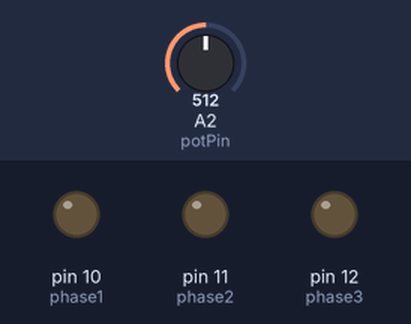
A sketch run on a simulated Arduino Uno, built with avr-gcc and run on an emulated ATmega328P. Shown: output pins drawn as LEDs (lit = HIGH). Dashed ring = blinking. The test bench sets the inputs (shaded band); at power-on: A2 (potPin) = 512.

Above: at 1.2 s.
1.3 s: A2 (potPin) set to 488
2.8 s: A2 (potPin) set to 463
At 3.18 s:
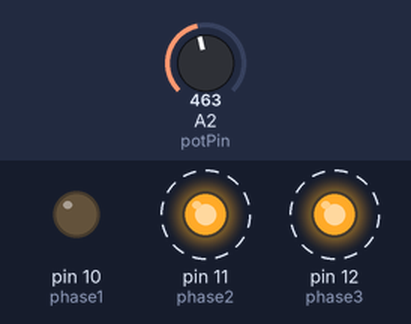
At 3.8 s:
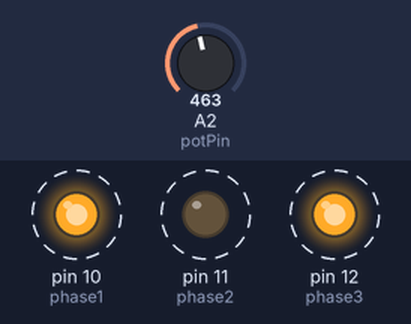
5.8 s: A2 (potPin) set to 0
At 7.4 s:
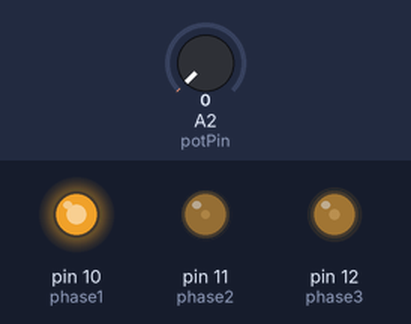
8.0 s: A2 (potPin) set to 4
At 8.6 s:
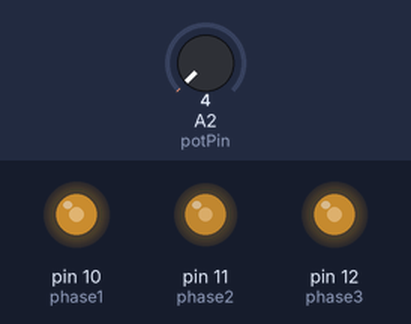
11.0 s: A2 (potPin) set to 306
14.0 s: A2 (potPin) set to 716
Timing chart, 0 to 18.0 s (numbered marks = the images above; inputs shaded):
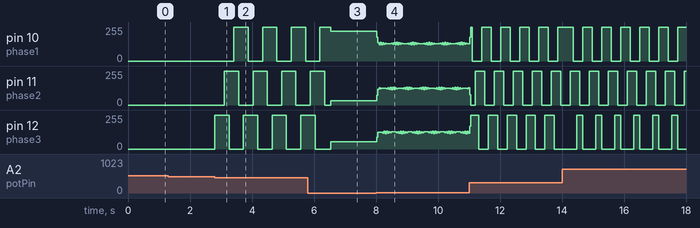

The sketch:

_3phaseMotor.ino
```cpp
/*This sketch was produced to manage a
 3-phase motor using a potentiometer to
 control both direction and speed.
The middle of the travel of the pot is "off"
with the speed in either direction increasing
with clockwise or anticlockwise turning.
*/


int potPin = 2;                  // select the input pin
                                //for the potentiometer
int phase1 = 10;                 // select the output
int phase2 = 11;                 //  pins for each
int phase3 = 12;                 // of the phases
int val = 0;                     /* variable to store the
                                       value coming from
                                        the pot*/

void setup()
{
  pinMode(phase1, OUTPUT);        //declare the
  pinMode(phase2, OUTPUT);        // phase pins
  pinMode(phase3, OUTPUT);        // as OUTPUTs
                          }

void loop()
{
 {digitalWrite(13, LOW);}          //This LED will
                                     //indicate the centre
                                     //off posistion later,
                                     //turn it off for now.
  val = analogRead(potPin);         // Read the value from
                                       // the potentiometer.
  int speedForward = 2*(1023 - val);  /* This expression
                                      reverses the values beyond
                                      512 so that the longest
                                      delay (slowest speed)
                                      lies at the RH
                                      end of the range.
                                      Multiply by 2 to restore
                                      to maximum value of 1024*/
  int speedReverse = 2*(val);            //Only need to multiply.

  if (val > 542)                     //Values from 482 to 542
                                          // is "dead zone" to switch
                                          //off motor. See "else if"

    {
digitalWrite(phase1, HIGH);         // For 3 phases there are 6
  delay(speedForward/6);            // transitions per revolution.
digitalWrite(phase3, LOW);          // This switches them on and
  delay(speedForward/6);            // off in the correct order
digitalWrite(phase2, HIGH);         // in the right-hand half
  delay(speedForward/6);            // of the travel of the pot,
digitalWrite(phase1, LOW);          // for clockwise rotation.
  delay(speedForward/6);            //
digitalWrite(phase3, HIGH);         //
  delay(speedForward/6);            //
digitalWrite(phase2, LOW);          //
  delay(speedForward/6);            //
}


  else if (val < 482)
  {
digitalWrite(phase3, HIGH);
  delay(speedReverse/6);             //
digitalWrite(phase1, LOW);           //
  delay(speedReverse/6);             //
digitalWrite(phase2, HIGH);          //
  delay(speedReverse/6);             // The same as above,
digitalWrite(phase3, LOW);           // on the left-hand side,
  delay(speedReverse/6);             // for anticlockwise rotation.
digitalWrite(phase1, HIGH);          //
  delay(speedReverse/6);             //
digitalWrite(phase2, LOW);           //
  delay(speedReverse/6);             //
}

else
digitalWrite(phase1, LOW);           // Dead zone, everything off...
digitalWrite(phase2, LOW);
digitalWrite(phase3, LOW);
{digitalWrite(13, HIGH);}             //except the LED, which
                                                  //indicates "off"

}
```

Measured:
- the behaviour switches between 482 and 481 on A2 (potPin) (found by bisection; images 0 and 1)
- the behaviour switches between 2 and 3 on A2 (potPin) (found by bisection; images 3 and 4)
- after the input at 1.3 s, every drawn part: stays the same
- after the input at 2.8 s, pin 10 (phase1): alternates 255/255 for 0.46 s and 0/255 for 0.46 s, starting after 0.62 s; pin 11 (phase2): alternates 255/255 for 0.46 s and 0/255 for 0.46 s, starting after 0.31 s; pin 12 (phase3): alternates 255/255 for 0.46 s and 0/255 for 0.46 s, starting at once
- after the input at 8.0 s, pin 11 (phase2): 33/255 → 75/255 at once, then repeats every 0.52 s: 118/255 0.04 s, 130/255 0.04 s, 121/255 0.04 s, 127/255 0.16 s, 121/255 0.04 s, 130/255 0.04 s, 118/255 0.04 s, 133/255 0.04 s, 116/255 0.04 s, 133/255 0.04 s
